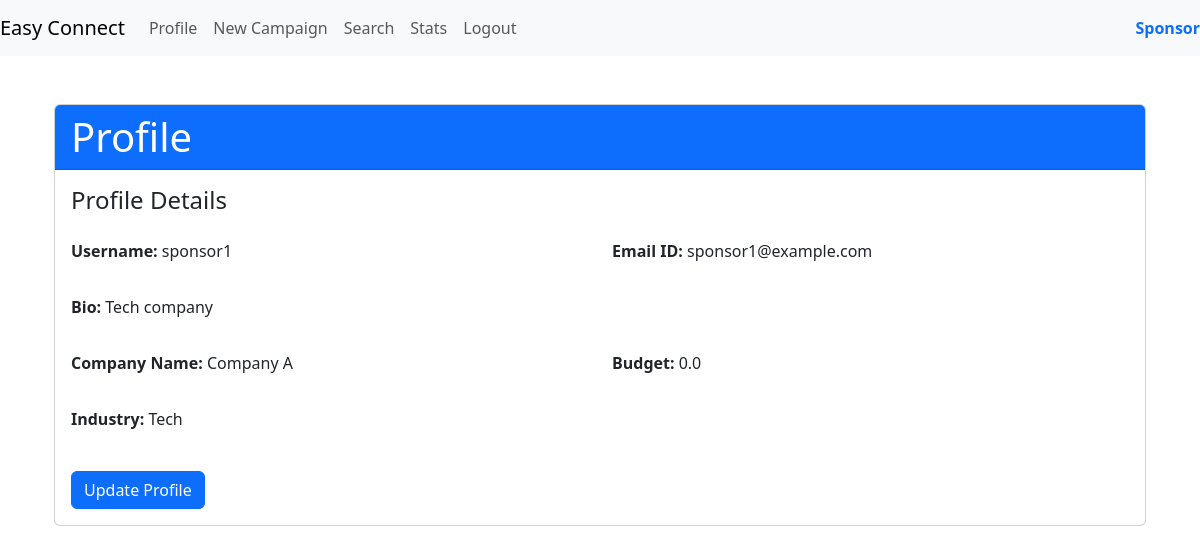
/profile (signed in), run on an earlier commit of the app's database.
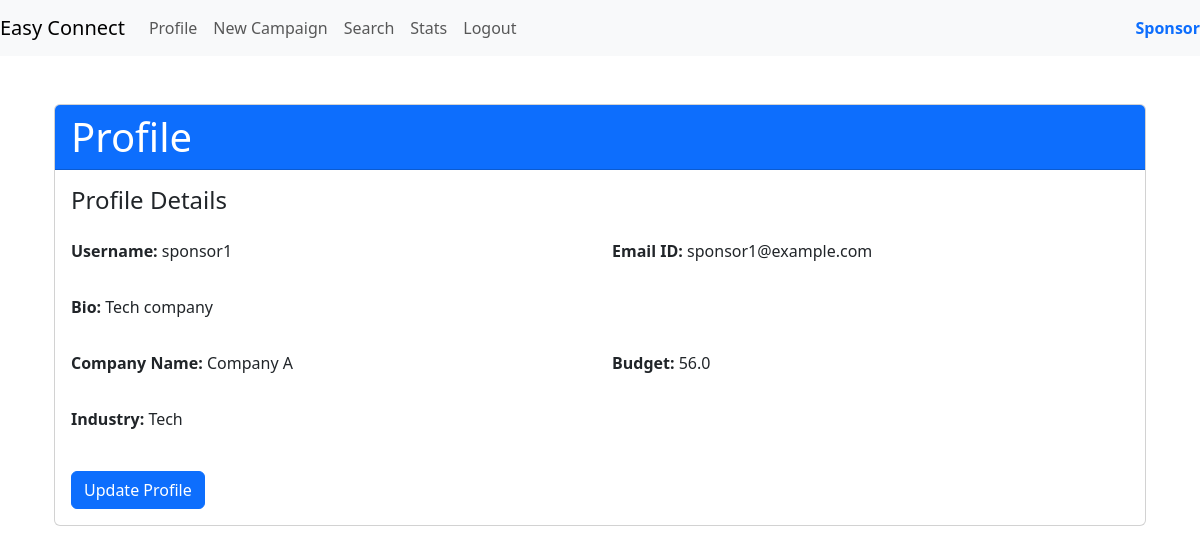
And on a later commit of the database.
### models.py (models this page shows)
class Sponsor(db.Model):
    __tablename__ = 'sponsors'
    sponsor_id = db.Column(db.Integer, primary_key=True, autoincrement=True)
    id = db.Column(db.Integer, db.ForeignKey('user.id'), nullable=False)
    company_name = db.Column(db.String(64))
    industry = db.Column(db.String(32))
    budget = db.Column(db.Float(10, 2))
    bio = db.Column(db.String(256))
    user = db.relationship('User', backref=db.backref('sponsors', lazy=True))

### routes.py (the view)
@app.route('/profile', methods=['GET'])
@auth_rep
def user_profile():
    user_id=session['user_id']
    user = User.query.get(user_id)
    if user.role_id == 3:
        profile = InfluencerProfile.query.filter_by(id=user_id).first_or_404()
    elif user.role_id == 2:
        profile = Sponsor.query.filter_by(id=user_id).first_or_404()
    return render_template('profile.html', user=user, profile=profile, role_id=user.role_id)

### routes.py (called while the page is built)
def auth_rep(func):
    @wraps(func)
    def inner(*args,**kwargs):
        if 'user_id' in session:
            user = User.query.get(session['user_id'])
            if user.is_flagged:
                flash('Your account is flagged and cannot perform this action.', 'error')
                return redirect(url_for('login'))
            return func(*args,**kwargs)
        else:
            flash('You are not logged in,Please login to proceed','error')
            return redirect(url_for('login'))
    return inner

### templates/profile.html (shortened to what this page needs)
{% extends 'layout.html' %}
{% block content %}
<div class="container">
    <div class="card mt-5">
        <div class="card-header bg-primary text-white">
            <h1 class="display-6 mb-0">Profile</h1>
        </div>
        <div class="card-body">
            <h4 class="mb-4">Profile Details</h4>
            <div class="row mb-3">
                <div class="col-md-6">
                    <p><strong>Username:</strong> {{ user.username }}</p>
                </div>
                <div class="col-md-6">
                    <p><strong>Email ID:</strong> {{ user.email_id }}</p>
                </div>
            </div>
            <div class="row mb-3">
                <div class="col-md-12">
                    <p><strong>Bio:</strong> {{ profile.bio }}</p>
                </div>
            </div>
            {% if role_id == 3 %}
                <div class="row mb-3">
                    <div class="col-md-6">
                        <p><strong>Name:</strong> {{ profile.name }}</p>
                    </div>
                    <div class="col-md-6">
                        <p><strong>Niche:</strong> {{ profile.niche }}</p>
                    </div>
                </div>
                <div class="row mb-3">
                    <div class="col-md-6">
                        <p><strong>Followers:</strong> {{ profile.followers }}</p>
                    </div>
                </div>
            {% elif role_id == 2 %}
                <div class="row mb-3">
                    <div class="col-md-6">
                        <p><strong>Company Name:</strong> {{ profile.company_name }}</p>
                    </div>
                    <div class="col-md-6">
                        <p><strong>Budget:</strong> {{ profile.budget | default(0) | float| round(2) }}</p>
                    </div>
                </div>
                <div class="row mb-3">
                    <div class="col-md-6">
                        <p><strong>Industry:</strong> {{ profile.industry }}</p>
                    </div>
                </div>
            {% endif %}
            <div class="d-flex justify-content-between mt-4">
                {% if user.id==session.user_id %}
                    <a href="{{ url_for('update_profile') }}" class="btn btn-primary">
                         Update Profile
                    </a>
                {% endif %}
            </div>
        </div>
    </div>
</div>
{% endblock %}

What changed in the data, as far as the page shows it:
changed Sponsor "Tech company": budget "0.0" → "56.0"
